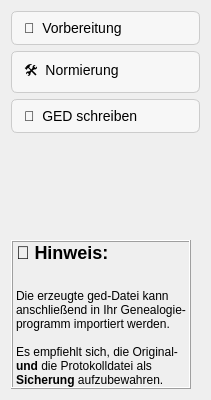
<?xml version="1.0" encoding="UTF-8"?>
<ui version="4.0">
 <class>NavigationPanel</class>
 <widget class="QWidget" name="NavigationPanel">
  <property name="geometry">
   <rect>
    <x>0</x>
    <y>0</y>
    <width>211</width>
    <height>400</height>
   </rect>
  </property>
  <property name="windowTitle">
   <string>NavigationPanel</string>
  </property>
  <property name="styleSheet">
   <string notr="true">
QPushButton {
    text-align: left;
    padding: 8px 12px;
    font-size: 14px;
    border: 1px solid #cccccc;
    border-radius: 6px;
    background-color: #f7f7f7;
}
QPushButton:hover {
    background-color: #e8e8e8;
}
QPushButton:checked {
    background-color: #d0e6ff;
    border: 1px solid #5aa0ff;
    font-weight: bold;
}
   </string>
  </property>
  <layout class="QVBoxLayout" name="verticalLayout">
   <item>
    <widget class="QPushButton" name="btn_step0">
     <property name="maximumSize">
      <size>
       <width>16777215</width>
       <height>16777215</height>
      </size>
     </property>
     <property name="text">
      <string>🧰  Vorbereitung</string>
     </property>
     <property name="checkable">
      <bool>true</bool>
     </property>
    </widget>
   </item>
   <item>
    <widget class="QPushButton" name="btn_step2">
     <property name="maximumSize">
      <size>
       <width>16777215</width>
       <height>16777215</height>
      </size>
     </property>
     <property name="text">
      <string>🛠️  Normierung</string>
     </property>
     <property name="checkable">
      <bool>false</bool>
     </property>
    </widget>
   </item>
   <item>
    <widget class="QPushButton" name="btn_step3">
     <property name="maximumSize">
      <size>
       <width>16777215</width>
       <height>16777215</height>
      </size>
     </property>
     <property name="text">
      <string>📝  GED schreiben</string>
     </property>
     <property name="checkable">
      <bool>false</bool>
     </property>
    </widget>
   </item>
   <item>
    <spacer name="verticalSpacer">
     <property name="orientation">
      <enum>Qt::Orientation::Vertical</enum>
     </property>
     <property name="sizeHint" stdset="0">
      <size>
       <width>20</width>
       <height>200</height>
      </size>
     </property>
    </spacer>
   </item>
   <item>
    <widget class="QLabel" name="label">
     <property name="maximumSize">
      <size>
       <width>180</width>
       <height>16777215</height>
      </size>
     </property>
     <property name="frameShape">
      <enum>QFrame::Shape::Box</enum>
     </property>
     <property name="frameShadow">
      <enum>QFrame::Shadow::Raised</enum>
     </property>
     <property name="text">
      <string>&lt;b&gt;&lt;h2&gt;💡 Hinweis:&lt;/H2&gt;&lt;/b&gt;&lt;br&gt;
Die erzeugte ged-Datei kann anschließend in Ihr Genealogie-programm importiert werden.&lt;br&gt;&lt;br&gt;Es empfiehlt sich, die Original- &lt;b&gt;und&lt;/b&gt; die Protokolldatei als &lt;b&gt;Sicherung&lt;/b&gt; aufzubewahren.&lt;br</string>
     </property>
     <property name="textFormat">
      <enum>Qt::TextFormat::RichText</enum>
     </property>
     <property name="wordWrap">
      <bool>true</bool>
     </property>
     <property name="textInteractionFlags">
      <set>Qt::TextInteractionFlag::NoTextInteraction</set>
     </property>
    </widget>
   </item>
  </layout>
 </widget>
 <resources/>
 <connections/>
</ui>
